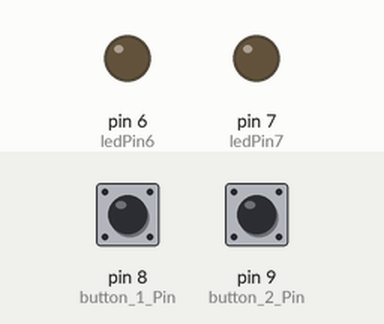
Simulated run of this sketch. Board: Arduino Uno, built with avr-gcc and run on an emulated ATmega328P. On the bench: output pins drawn as LEDs (lit = HIGH). Inputs (shaded band) come from the test bench; at power-on: pin 8 (button_1_Pin) HIGH, pin 9 (button_2_Pin) HIGH.

Above: at 1.2 s.
1.3 s: pin 8 (button_1_Pin) pulled LOW for 0.15 s
At 1.39 s:
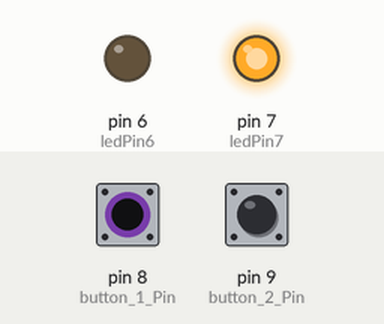
2.9 s: pin 9 (button_2_Pin) pulled LOW for 0.15 s
At 2.99 s:
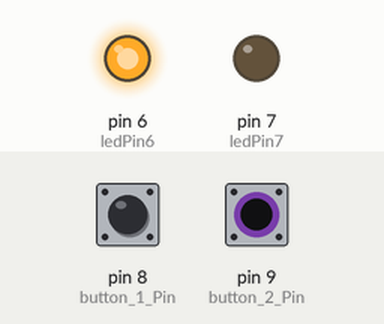
4.5 s: pin 9 (button_2_Pin) pulled LOW for 3.2 s
At 8.6 s:
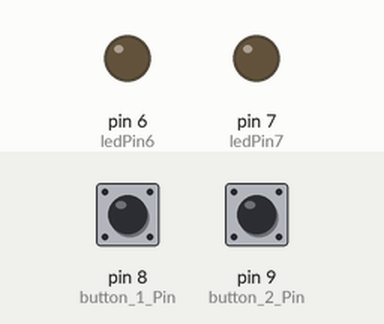
9.2 s: pin 8 (button_1_Pin) pulled LOW for 3.2 s
At 10.5 s:
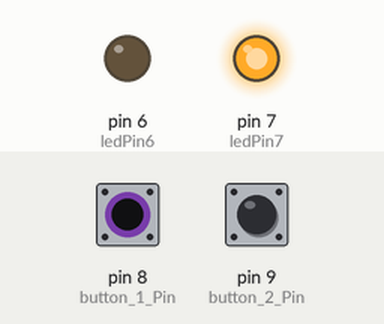
Timing chart, 0 to 13.9 s (numbered marks = the images above; inputs shaded):
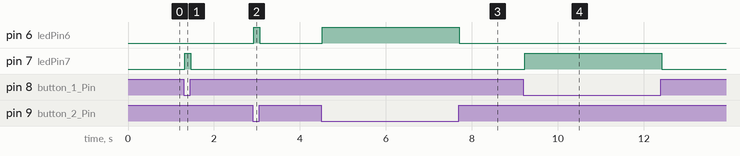

Measured:
- after the input at 1.3 s, pin 7 (ledPin7): LOW → HIGH at once, → LOW 0.14 s later
- after the input at 2.9 s, pin 6 (ledPin6): LOW → HIGH at once, → LOW 0.14 s later
- after the input at 4.5 s, pin 6 (ledPin6): LOW → HIGH at once, → LOW 3.2 s later
- after the input at 9.2 s, pin 7 (ledPin7): LOW → HIGH at once, → LOW 3.2 s later

The sketch:

Buttons2.ino
```cpp
/*
BUTTON DEBOUNCING USING Dr. Browns technique
It might not be 100% accurate but it seems to be working for me.
In this example LedPin7 is mapped
 */

// constants won't change. These set pin numbers
const int button_1_Pin = 8;     // the number of the shift UP   pushbutton pin
const int button_2_Pin = 9;     // the number of the shift DOWN pushbutton pin
const int ledPin7 =  7;         // the number of the shiftup LED pin
const int ledPin6 =  6;         // the number of the shiftdown LED pin

// Button debouncing variables:
char button_1_read;
char button_2_read;
char BTNS;
char BTNS_OLD;
char BTNS_temp;
char BTNS_STATE;
char BTNS_STATE_CHANGED;
char BTNS_Still_Down;
char OLD_STATE;


//**********************************************************************************
// SETUP
//**********************************************************************************
void setup() {
  // initialize the pushbutton pins as an input:
  pinMode(button_1_Pin, INPUT);
  pinMode(button_2_Pin, INPUT);
      //  digitalWrite(button_1_Pin, HIGH); // Pull the button high so it goes low when pressed
  // initialize the LED pins as outputs:
  pinMode(ledPin7, OUTPUT);
  pinMode(ledPin6, OUTPUT);

  Serial.begin(9600); //This pipes to the serial monitor
}

//**********************************************************************************
// PROGRAM LOOP
//**********************************************************************************
void loop() {
  // get the state of the buttons with each loop.
  getBTNS();
  // IF BOTH BUTTONS are not pressed continue on
    // If up BTN1 is pushed turn on pin7 LED, send SHIFT_UP
    if (BTNS_STATE == 1 & BTNS_STATE_CHANGED == 1) { // Button 1 pressed 1st sample
      digitalWrite(ledPin7, HIGH);  // Serial.println("SHIFT_Up_Sent");
      //******************************************************************
      // START MOTOR 1 direction 1 ***************************************

    }
    // If up BTN1 is released turn off pin7 LED, send Up_released
    else if ((OLD_STATE == 1 & BTNS_STATE_CHANGED == 1) & BTNS_STATE == 0) {
      digitalWrite(ledPin7, LOW);   //  Serial.println("Up_released");

    }
    // If up BTN2 is pushed turn on pin6 LED, send SHIFT_DOWN, set flagDn.
    if (BTNS_STATE == 2 & BTNS_STATE_CHANGED == 2) {
      digitalWrite(ledPin6, HIGH);   // Serial.println("SHIFT_Dn_Sent");
      //******************************************************************
      // START MOTOR 1 direction 2 ***************************************

    }
    // If up BTN2 is released turn off pin7 LED, send Dn_released, clr flagDn.
    else if ((OLD_STATE == 2 & BTNS_STATE_CHANGED == 2) & BTNS_STATE == 0) {
      digitalWrite(ledPin6, LOW);    // Serial.println("Dn_released");

    }
    delay(20); // delay for 20ms before you sample btn again

}// end main loop function

//**********************************************************************************
// getBTNS finds the state of the buttons according to Dr. Browns C language method
// Button 1 is connected to pin 8 above and button 2 is on pin 9 above
//**********************************************************************************


void getBTNS(void){

  // read the state of the both pushbuttons:
  button_1_read = !digitalRead(button_1_Pin); // read into bit 0
  button_2_read = (!digitalRead(button_2_Pin) << 1); // read into bit 1
  BTNS = button_1_read + button_2_read; // This is the 2 bit status of the buttons
//       Serial.print(BTNS,BIN); Serial.print(", "); Serial.print(BTNS_OLD,BIN); Serial.print(", "); Serial.print(BTNS_STATE,BIN); Serial.println(", ");
  // XCHANGE OLD and Current BTNS with 3 operations
     BTNS_temp = BTNS;   BTNS = BTNS_OLD;   BTNS_OLD = BTNS_temp;  //  Serial.print(BTNS,BIN); Serial.print(", "); Serial.print(BTNS_OLD,BIN); Serial.print(", "); Serial.print(BTNS_STATE,BIN); Serial.println(", ");

  BTNS = BTNS ^ BTNS_OLD;           //   Serial.print(BTNS,BIN); Serial.print(", "); Serial.print(BTNS_OLD,BIN); Serial.print(", "); Serial.print(BTNS_STATE,BIN); Serial.println(", ");
//  CHANGES = BTNS;
  BTNS = BTNS & BTNS_OLD;           //   Serial.print(BTNS,BIN); Serial.print(", "); Serial.print(BTNS_OLD,BIN); Serial.print(", "); Serial.print(BTNS_STATE,BIN); Serial.println(", ");
  OLD_STATE = BTNS_STATE;
  BTNS_STATE_CHANGED = BTNS_STATE ^ ( BTNS_OLD);// Serial.print("State Change = "); Serial.println(BTNS_STATE_CHANGED,BIN);
  BTNS_STATE = (BTNS ^ BTNS_OLD);     // Serial.print(BTNS,BIN); Serial.print(", "); Serial.print(BTNS_OLD,BIN); Serial.print(", "); Serial.print(BTNS_STATE,BIN); Serial.println(", ");

  // If we only want the event to happen once, and not repetitively than we use the BTNS_STILL_DOWN.
  BTNS_Still_Down = (BTNS_STATE & BTNS_OLD) & (BTNS_STATE != B00000000); // Serial.print("BTNS_STILL_DOWN = "); Serial.println(BTNS_Still_Down,BIN); Serial.println(" \n");

} // end getBTNS function
```
